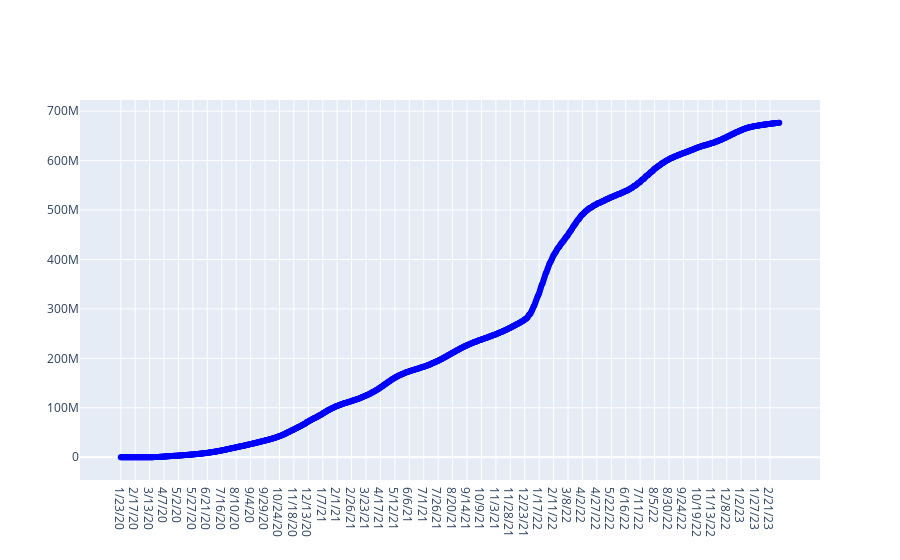
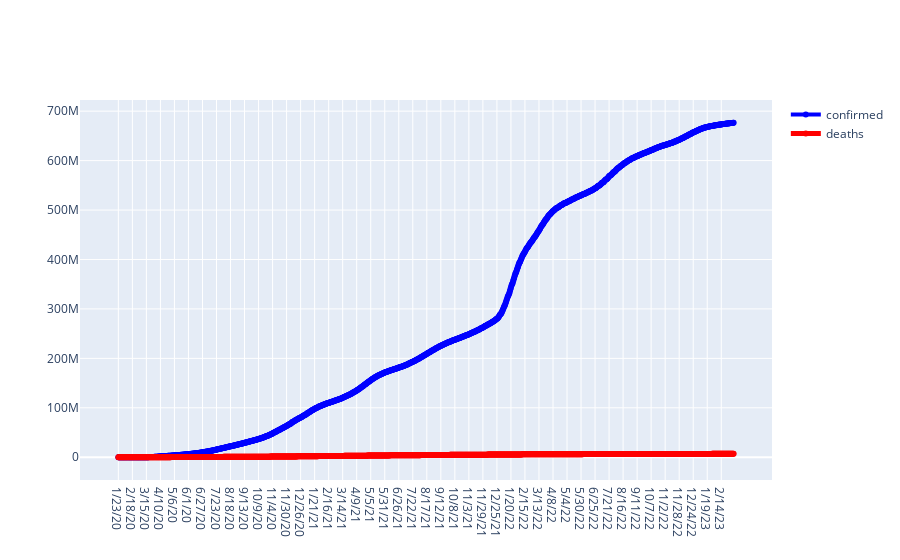

These figures' notebook cell, in order:
### Code cell
import plotly.graph_objects as go

def plot_cases_for_country(country):
    labels = ['confirmed', 'deaths']
    colors = ['blue', 'red']
    mode_size = [6,8]
    line_size = [4,5]

    df_list = [globalconfirmed, globaldeaths]

    fig = go.Figure()

    for i, df in enumerate(df_list):
        if country == 'World' or country == 'world':
            x_data = np.array(list(df.iloc[:, 5:].columns))
            y_data = np.sum(np.asarray(df.iloc[:, 5:]), axis=0)
        else:
            x_data = np.array(list(df.iloc[:, 5:].columns))
            y_data = np.sum(np.asarray(df[df['Country/Region']==country].iloc[:, 5:]), axis=0)

        fig.add_trace(go.Scatter(x=x_data, y=y_data, mode='lines+markers' ,
                                  name=labels[i],
                                  line = dict(color=colors[i], width=line_size[i]),
                                  connectgaps=True,
                                  text = 'Total' + str(labels[i]) + ': '+ str(y_data[-1])

                                  ))    
    
        fig.show()
#plot_cases_for_country('US')
interact(plot_cases_for_country, country='World');

### Figure 1 — Plotly figure (JSON) as saved in the notebook; plotly's stock layout.template omitted (floating-point values rounded to 4 significant figures; data arrays with more than 128 entries replaced by an {"elided": "..."} marker saying what was removed)
{"data": [{"connectgaps": true, "line": {"color": "blue", "width": 4}, "mode": "lines+markers", "name": "confirmed", "text": "Totalconfirmed: 676570149", "type": "scatter", "x": {"elided": "1142 str values"}, "y": {"elided": "1142 int values"}}], "layout": {}}

### Figure 2 — Plotly figure (JSON) as saved in the notebook; plotly's stock layout.template omitted (floating-point values rounded to 4 significant figures; data arrays with more than 128 entries replaced by an {"elided": "..."} marker saying what was removed)
{"data": [{"connectgaps": true, "line": {"color": "blue", "width": 4}, "mode": "lines+markers", "name": "confirmed", "text": "Totalconfirmed: 676570149", "type": "scatter", "x": {"elided": "1142 str values"}, "y": {"elided": "1142 int values"}}, {"connectgaps": true, "line": {"color": "red", "width": 5}, "mode": "lines+markers", "name": "deaths", "text": "Totaldeaths: 6881802", "type": "scatter", "x": {"elided": "1142 str values"}, "y": {"elided": "1142 int values"}}], "layout": {}}
